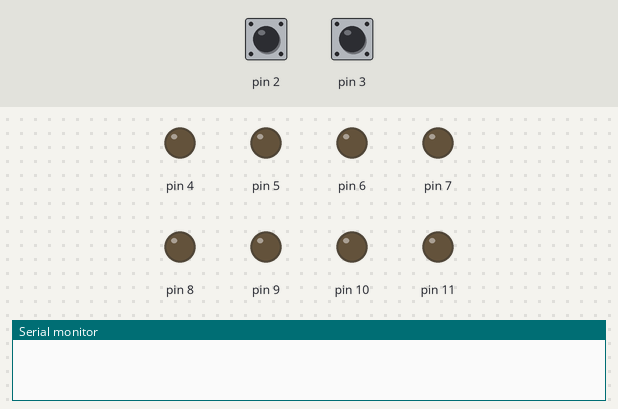
Simulated run of this sketch. Board: Arduino Uno, built with avr-gcc and run on an emulated ATmega328P. On the bench: output pins drawn as LEDs (lit = HIGH), the last lines printed to the serial monitor. The test bench sets the inputs (shaded band); at power-on: pin 3 HIGH, pin 2 HIGH.

Above: at 1.2 s.
1.3 s: pin 3 pulled LOW for 0.15 s
At 5.4 s:
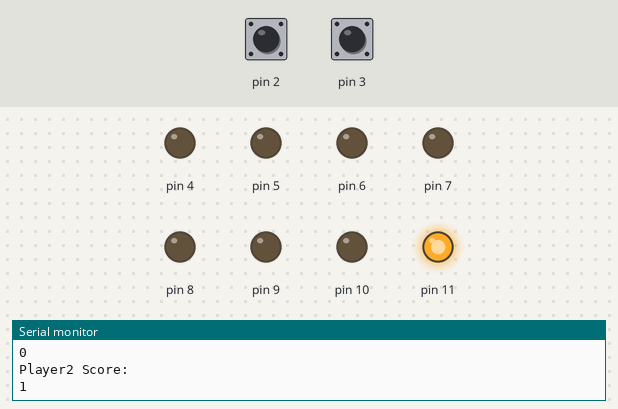
7.0 s: pin 3 pulled LOW for 1 s
At 8.4 s:
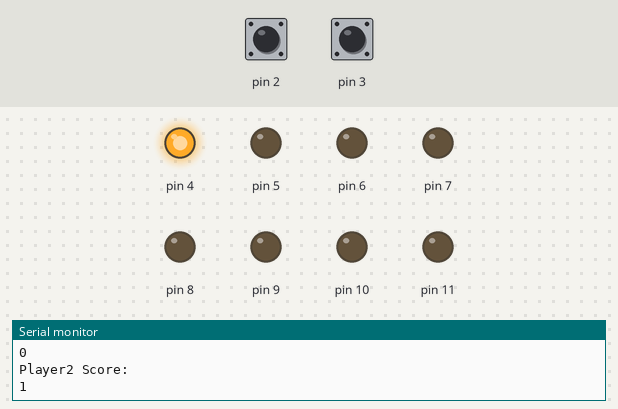
11.0 s: pin 3 pulled LOW for 3.2 s
At 15.3 s:
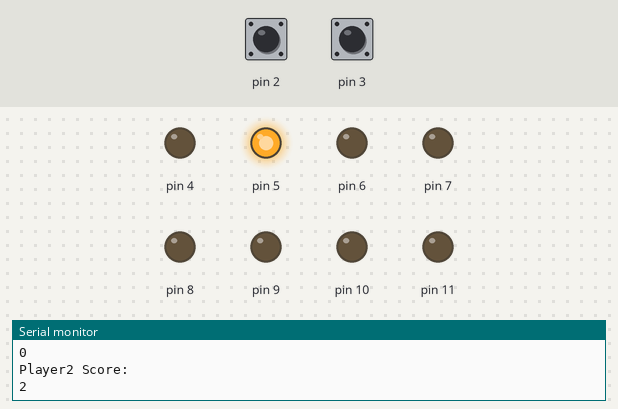
17.0 s: pin 2 pulsed LOW 5 times (0.12 s each, 0.3 s apart)
At 17.4 s:
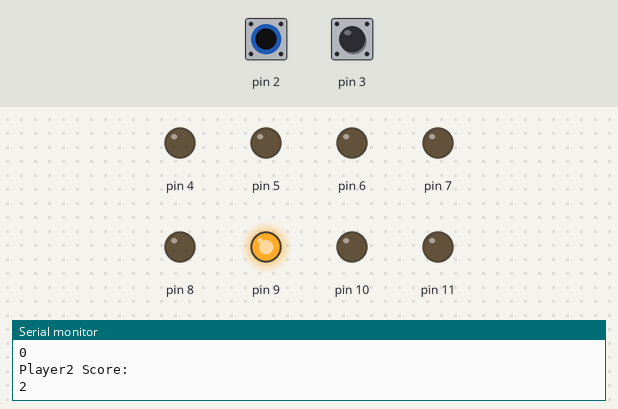
Timing chart, 0 to 20.0 s (numbered marks = the images above; inputs shaded):
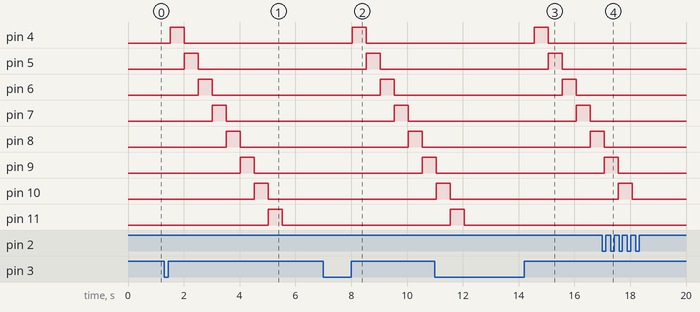

The sketch:

gameofleds2.ino
```cpp
unsigned long currentTime=0;
unsigned int myTime=0;
unsigned long currentSenseTime=0;
unsigned long currentFSMTime=0;
unsigned long currentActuationTime=0;
byte button1=0;
byte button2=0;
const bool RELEASED=false;
const bool PRESSED=true;
bool buttonReleased=false;
const unsigned int DEBOUNCE_TIME=3;
byte ledState1=0;
byte ledState2=0;
bool moveLED=false;
int player1=0;
int player2=0;
bool leftMove=true;
bool rightMove=true;
int FSMState=0;
int penalty1=0;
int penalty2=0;

void ledDriver (byte x){  //an important function which displays any byte type variable onto the 8 LEDs
  for(int i=0 ; i<8 ; i++){
    digitalWrite(i+4 ,bitRead(x,i)); } //Writes the bits of the byte variable onto the leds one by one
  }
void Timekeeper(){
  unsigned long currentMillis=millis();
  if(currentMillis-currentTime>=10){
    currentTime=currentMillis;
    myTime++;
  }
}
void buttoncheck1(){

  button1++;

}
void buttoncheck2(){

  button2++;

}
bool CheckPressRelease(int button){
  if(digitalRead(button)){
    return RELEASED;
  }
  return PRESSED;
}
void CheckButtonPolling(byte buttonstate, int button){
  static unsigned int buttonPressedTime=0;
  switch(buttonstate){
    case 0:
        if(CheckPressRelease(button)==PRESSED && (myTime-buttonPressedTime>DEBOUNCE_TIME)){
          buttonPressedTime=myTime;
          buttonstate=1;
        }

    case 1:
        if(CheckPressRelease(button)==RELEASED && (myTime-buttonPressedTime>DEBOUNCE_TIME)){
          buttonPressedTime=myTime;
          buttonReleased=true;
          buttonstate=0;
    }
    break;
  }

}
void Sense(){
  CheckButtonPolling(button1,2);
  CheckButtonPolling(button2,3);
}
void FSM(){

  switch(FSMState) {
  case 0:
     if(button1==1 && penalty1==0){
        moveLED=1;
        leftMove=0;
        FSMState=3;
        rightMove=1;
     }
     if(button2==1 && penalty2==0){
        moveLED=1;
        leftMove=1;
        rightMove=0;
        FSMState=1;
     }
     break;
  case 1:
      if(button2>1){
        player1+=2;
        penalty2=5;
        button2=0;
        leftMove=0;
        rightMove=0;
        moveLED=0;
        ledState2=0;
        FSMState=0;
        Serial.println("Penalty for Player2");
        Serial.println("Player1 Score:");
        Serial.println(player1);
        Serial.println("Player2 Score:");
        Serial.println(player2);
      }
      if(button1==1 && penalty1==0){
        leftMove=1;
        rightMove=1;
        FSMState=2;
        moveLED=1;
      }
      if(leftMove && ledState2==128){
        player2++;
        Serial.println("Player1 Score:");
        Serial.println(player1);
        Serial.println("Player2 Score:");
        Serial.println(player2);
        FSMState=0;
        moveLED=0;
        ledState1=0;
        ledState2=0;
        button2=0;
      }
    // code block
    break;
  case 2:
    // code block
    if(ledState1==ledState2 || ledState1==ledState2<<1){
      Serial.println("SHOTS CANCELLING EACH OTHER");
      Serial.println("Player1 Score:");
      Serial.println(player1);
      Serial.println("Player2 Score:");
      Serial.println(player2);
      FSMState=0;
      moveLED=0;
      ledState1=0;
      ledState2=0;
      button1=0;
      button2=0;
    }

    break;
  case 3:
    // code block
    if(button1>1){
        player2+=2;
        Serial.println("Penalty for Player1");
        Serial.println("Player1 Score:");
        Serial.println(player1);
        Serial.println("Player2 Score:");
        Serial.println(player2);
        penalty1=5;
        button1=0;
        leftMove=0;
        rightMove=0;
        moveLED=0;
        ledState1=0;
        FSMState=0;
      }
    if(button2==1 && penalty2==0){
        leftMove=1;
        FSMState=2;
        moveLED=1;
        rightMove=1;
     }
     if(!leftMove && ledState1==1){
        player1++;
        Serial.println("Player1 Score:");
        Serial.println(player1);
        Serial.println("Player2 Score:");
        Serial.println(player2);
        FSMState=0;
        moveLED=0;
        ledState1=0;
        ledState2=0;
        button1=0;
      }
    break;
  }
}
void Actuate(){
  if(moveLED){
    if(leftMove){
      if(ledState2==0){
        ledState2=1;
      }
      else{
        ledState2=ledState2 << 1;
        if(ledState2==0){
          leftMove=false;
        }
        if(penalty1){
          penalty1--;
        }
      }
    }
    if(rightMove){
      if(ledState1==0){
        ledState1=128;
      }
      else{
        ledState1=ledState1 >> 1;
        if(ledState1==0){
          leftMove=true;
        }
        if(penalty2){
          penalty2--;
        }
      }

    }
  }
  ledDriver(ledState1);
  ledDriver(ledState2);
}

void setup() {
  // put your setup code here, to run once:
  pinMode(3,INPUT_PULLUP);
  pinMode(2,INPUT_PULLUP);
  Serial.begin(9600); // begins serial communication
  for(int i=4;i<12;i++){
    pinMode(i,OUTPUT); //sets up the function of pins of leds(4-11) as output.
  }
  attachInterrupt(digitalPinToInterrupt(2),buttoncheck1,RISING); //to be able to use button as an interrupt for other functions
  attachInterrupt(digitalPinToInterrupt(3),buttoncheck2,RISING);

}

void loop() {
  // put your main code here, to run repeatedly:
  Timekeeper();

  if(myTime%5==0 && myTime !=currentSenseTime){
    currentSenseTime=myTime;
    Sense();
  }

  if(myTime!=currentFSMTime){
    currentFSMTime=myTime;
    FSM();
  }

  if(myTime%50==0 && myTime != currentActuationTime){
    currentActuationTime=myTime;
    Actuate();
  }
  if (player1==5){
    Serial.println("Winner: player1");
    FSMState=0;
    player1=0;
    player2=0;
  }
  if (player2==5){
    Serial.println("Winner: player2");
    FSMState=0;
    player1=0;
    player2=0;
  }
}
```

Measured:
- after the input at 1.3 s, pin 4: LOW → HIGH after 0.21 s, → LOW 0.50 s later; pin 5: LOW → HIGH after 0.71 s, → LOW 0.50 s later; pin 6: LOW → HIGH after 1.2 s, → LOW 0.50 s later; pin 7: LOW → HIGH after 1.7 s, → LOW 0.50 s later; pin 8: LOW → HIGH after 2.2 s, → LOW 0.50 s later
- after the input at 7.0 s, pin 4: LOW → HIGH after 1.0 s, → LOW 0.50 s later; pin 5: LOW → HIGH after 1.5 s, → LOW 0.50 s later; pin 6: LOW → HIGH after 2.0 s, → LOW 0.50 s later; pin 7: LOW → HIGH after 2.5 s, → LOW 0.50 s later; pin 8: LOW → HIGH after 3.0 s, → LOW 0.50 s later
- after the input at 11.0 s, pin 4: LOW → HIGH after 3.6 s, → LOW 0.50 s later; pin 5: LOW → HIGH after 4.1 s, → LOW 0.50 s later; pin 6: LOW → HIGH after 4.6 s, → LOW 0.50 s later; pin 7: LOW → HIGH after 5.1 s, → LOW 0.50 s later; pin 8: LOW → HIGH after 5.6 s
- after the input at 17.0 s, pin 11: stays LOW (without the input it goes to HIGH after 1.1 s)
